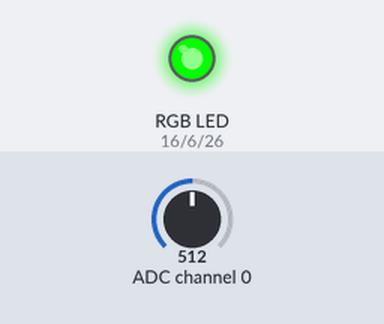
The program below on a simulated Raspberry Pi (BCM pin numbers). Shown: an RGB LED mixed from three pins (HIGH = lit). The test bench sets the inputs (shaded band); at power-on: ADC channel 0 = 512 (analog values on the 0–1023 scale). Dim RGB values are drawn brighter than linear.

Above: at 1.2 s.
1.3 s: ADC channel 0 set to 716
At 2.2 s:
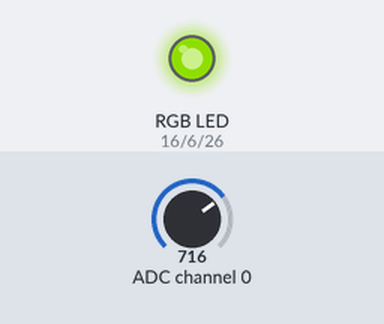
2.8 s: ADC channel 0 set to 900
At 3.4 s:
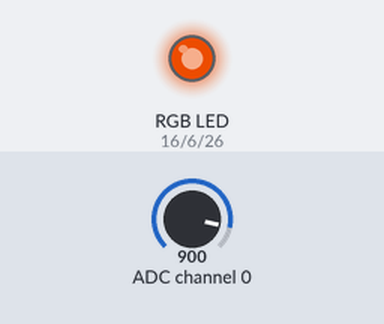
4.3 s: ADC channel 0 set to 1023
At 5.5 s:
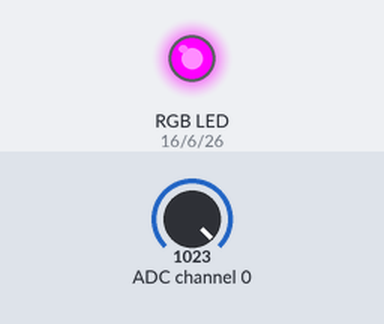
5.8 s: ADC channel 0 set to 511
At 6.9 s:
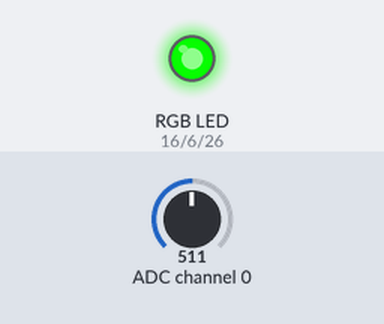
Timing chart, 0 to 8.3 s (numbered marks = the images above; inputs shaded):
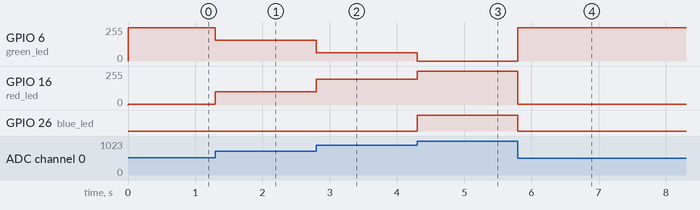

Measured:
- after the input at 1.3 s, GPIO 6 (green_led): 248/255 → 155/255 at once; GPIO 16 (red_led): 7/255 → 100/255 at once
- after the input at 2.8 s, GPIO 6 (green_led): 155/255 → 62/255 at once; GPIO 16 (red_led): 100/255 → 193/255 at once
- after the input at 4.3 s, GPIO 6 (green_led): 62/255 → 0/255 at once; GPIO 16 (red_led): 193/255 → 255/255 at once; GPIO 26 (blue_led): LOW → HIGH at once
- after the input at 5.8 s, GPIO 6 (green_led): 0/255 → 248/255 at once; GPIO 16 (red_led): 255/255 → 7/255 at once; GPIO 26 (blue_led): HIGH → LOW at once

The program:

8._ADC_joystick_RGB.py
```python
from gpiozero import PWMLED, MCP3008
from time import sleep
import math

# Sensors channel
mcp3008_switch_channel = 0
mcp3008_x_voltage_channel = 1
mcp3008_y_voltage_channel = 2

# Define RGB LED Pins
red_led_pin = 16
green_led_pin = 6
blue_led_pin = 26

# Define the center position when joystick is at rest
center_x_pos = 530
center_y_pos = 504

# Create MCP3008 object for analog sensor reading
mcp3008 = MCP3008()

# Create PWMLED objects for RED LEDs
red_led = PWMLED(red_led_pin)
green_led = PWMLED(green_led_pin)
blue_led = PWMLED(blue_led_pin)

try:
     while True:
          # Read switch state
          switch_state = int(mcp3008.value)

          # Read X and Y position joystick
          x_pos = int((mcp3008.value) * 1023)
          y_pos = int((mcp3008.value) * 1023)

          # Calculate the distance from the centre for joystick position
          distance = math.sqrt((x_pos - center_x_pos) ** 2 + (y_pos - center_y_pos) ** 2)

          # Normalized distance to range (0, 1)
          normalized_distance = distance / math.sqrt((1023 - center_x_pos) ** 2 + (1023 - center_y_pos) ** 2)

          # Set RGB LED colors based on joystick
          red_led.value = normalized_distance
          green_led.value = 1 - normalized_distance
          blue_led.value = switch_state

except KeyboardInterrupt:
     print("Keyboard Interrupt detected. Exiting Program")

finally:
     # Turn off LEDs and clean up GPIO
     red_led.value = 0
     green_led.value = 0
     blue_led.value = 0
```
